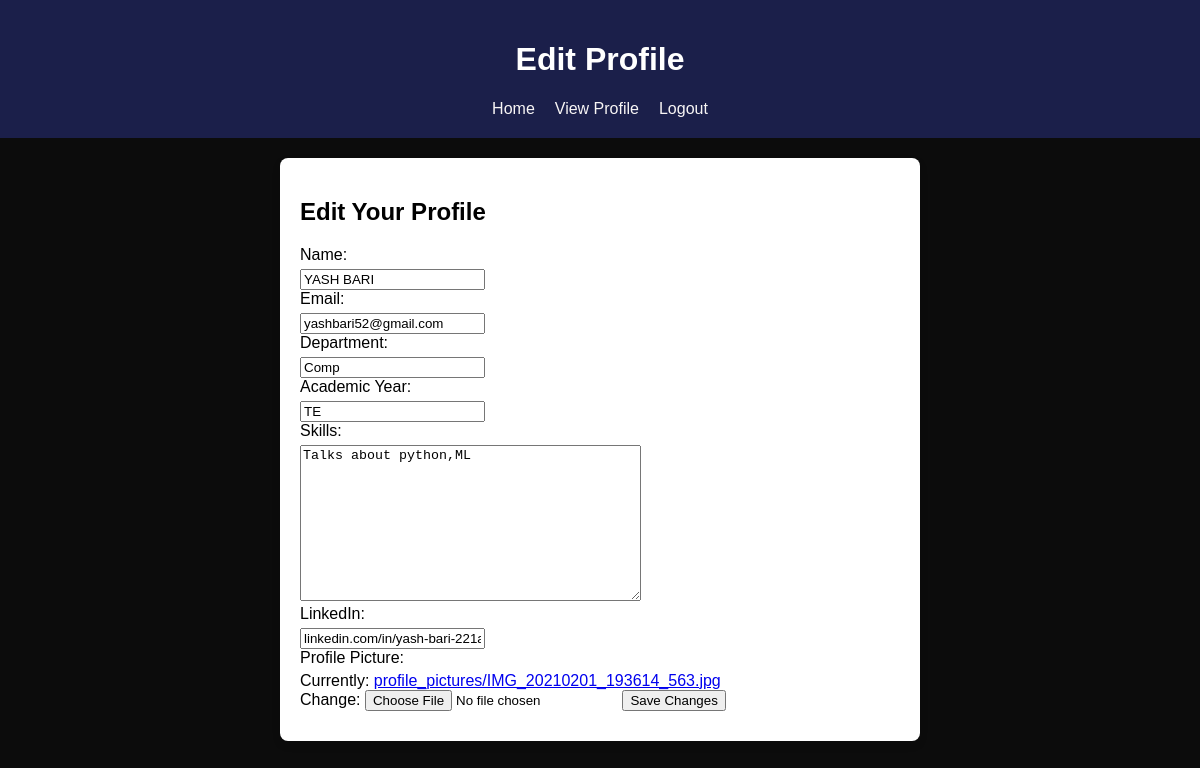
The app's page /edit_profile/ (signed in), older data.
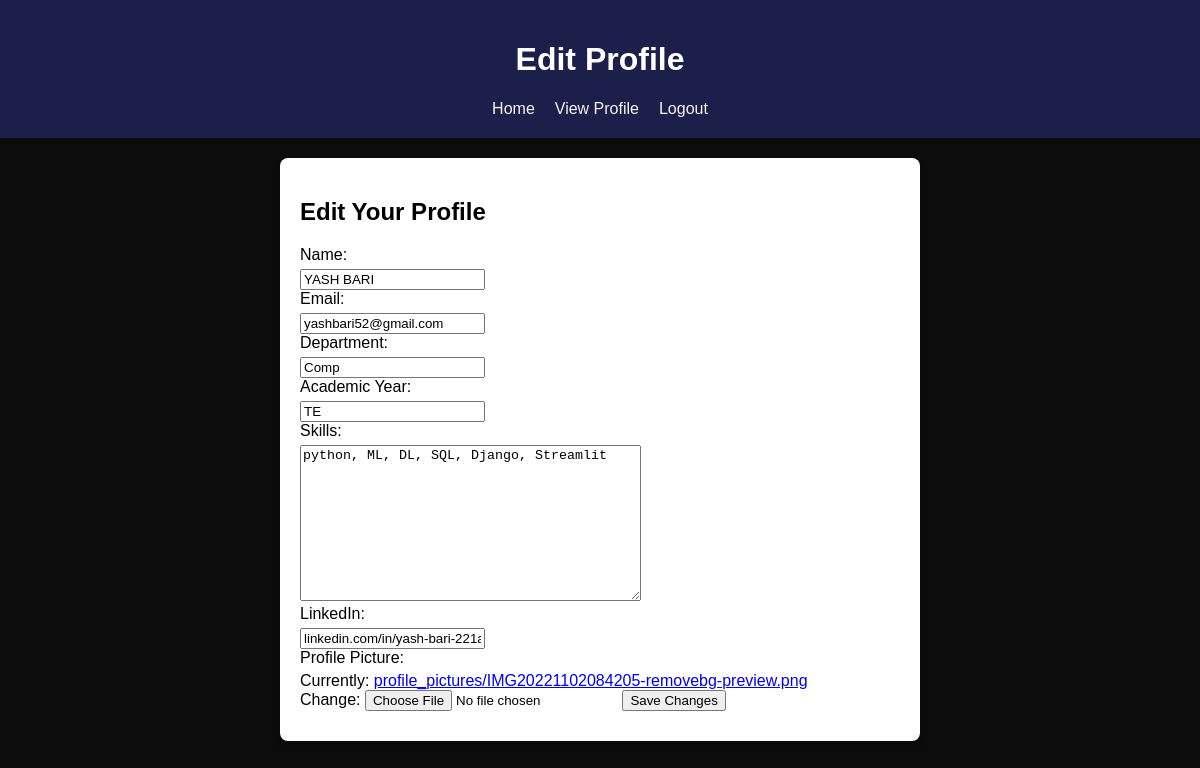
The same page, newer data.
### userprofiles/models.py (models this page shows, shortened)
class UserProfile(models.Model):
    user = models.ForeignKey(User, on_delete=models.CASCADE)
    name = models.CharField(max_length=100)
    profile_picture = models.ImageField(upload_to='profile_pictures/')
    email = models.EmailField(unique=True)
    department_name = models.CharField(max_length=100)
    academic_year = models.CharField(max_length=50)
    skills = models.TextField()
    linkedin_handler = models.CharField(max_length=100)

### userprofiles/views.py (the view)
# urls.py: path('edit_profile/', views.edit_profile, name='edit_profile'),
def edit_profile(request):
    user_profile_query = UserProfile.objects.filter(user=request.user)
    if user_profile_query.exists():
        user_profile = user_profile_query.first()
    else:
        user_profile = UserProfile(user=request.user)  # Create a new profile if it doesn't exist
    if request.method == 'POST':
        profile_form = UserProfileForm(request.POST, request.FILES, instance=user_profile)
        if profile_form.is_valid():
            profile_form.save()
            messages.success(request, 'Profile updated successfully')
            return redirect('user_profile', user_id=request.user.id)  # Redirect to the user's profile page
        else:
            for field, errors in profile_form.errors.items():
                for error in errors:
                    messages.error(request, f'Error in {field}: {error}')
    else:
        profile_form = UserProfileForm(instance=user_profile)
    return render(request, 'edit_profile.html', {'profile_form': profile_form})

### userprofiles/forms.py
class UserProfileForm(forms.ModelForm):
    class Meta:
        model = UserProfile
        exclude = ['user']
        fields = '__all__'

### template/edit_profile.html (shortened to what this page needs)
<!DOCTYPE html>
<html>
<head>
</head>
<body>
  <header>
    <h1>Edit Profile</h1>
    <nav>
      <a href="{% url 'home' %}">Home</a>
      <a href="{% url 'user_profile' user.id %}">View Profile</a>
      <a href="{% url 'logout' %}">Logout</a>
    </nav>
  </header>
  <main>
    <div class="user-form">
      <h2>Edit Your Profile</h2>
      <form method="post" enctype="multipart/form-data">
        <label for="{{ profile_form.name.id_for_label }}">Name:</label>
        {{ profile_form.name }}
        <label for="{{ profile_form.email.id_for_label }}">Email:</label>
        {{ profile_form.email }}
        <label for="{{ profile_form.department_name.id_for_label }}">Department:</label>
        {{ profile_form.department_name }}
        <label for="{{ profile_form.academic_year.id_for_label }}">Academic Year:</label>
        {{ profile_form.academic_year }}
        <label for="{{ profile_form.skills.id_for_label }}">Skills:</label>
        {{ profile_form.skills }}
        <label for="{{ profile_form.linkedin_handler.id_for_label }}">LinkedIn:</label>
        {{ profile_form.linkedin_handler }}
        <label for="{{ profile_form.profile_picture.id_for_label }}">Profile Picture:</label>
        {{ profile_form.profile_picture }}
        <button type="submit">Save Changes</button>
      </form>
    </div>
  </main>
</body>
</html>

Row changes from the older to the newer data that the page shows:
changed UserProfile "YASH BARI": skills "Talks about python,ML" → "python, ML, DL, SQL, Django, Streamlit"
Text that changed along with them:
text no longer shown: "Currently: profile_pictures/IMG_20210201_193614_563.jpg Change:"
text now shown: "Currently: profile_pictures/IMG20221102084205-removebg-preview.png Change:"
